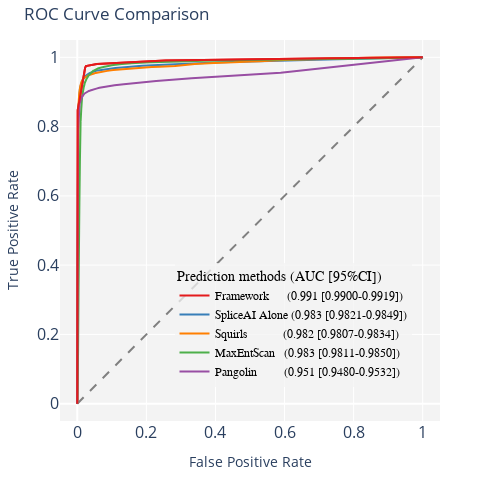

Notebook code for this chart:
### Markdown cell above
##### 4. ROCカーブのプロット

### Code cell
import plotly.graph_objects as go
import numpy as np
from sklearn.metrics import roc_curve, roc_auc_score

# ROC curve (LABEL, PriorityScore)
fpr1, tpr1, thresholds1 = roc_curve(data['LABEL'], data['PriorityScore'])
auc1 = roc_auc_score(data['LABEL'], data['PriorityScore'])
fpr2, tpr2, thresholds2 = roc_curve(data['LABEL'], data['maxsplai'])
auc2 = roc_auc_score(data['LABEL'], data['maxsplai'])
fpr3, tpr3, thresholds3 = roc_curve(data2['LABEL'], data2['maxentscan_diff'])
auc3 = roc_auc_score(data2['LABEL'], data2['maxentscan_diff'])
fpr4, tpr4, thresholds4 = roc_curve(data['LABEL'], data['maxpangolin'])
auc4 = roc_auc_score(data['LABEL'], data['maxpangolin'])
fpr5, tpr5, thresholds5 = roc_curve(data3['LABEL'], data3['Squirls'])
auc5 = roc_auc_score(data3['LABEL'], data3['Squirls'])

# Calculate optimal threshold from ROC curve by Youden's J statistic
Youden_index = np.argmax(tpr1 - fpr1)
optimal_threshold = thresholds1[Youden_index]
print(f'Optimal threshold (using Youden index) - Framework: {optimal_threshold}')
youden_maxent = np.argmax(tpr3 - fpr3)
optimal_threshold_maxent = thresholds3[youden_maxent]
thr_maxent = np.round(optimal_threshold_maxent, 2)
print(f'Optimal threshold (using Youden index) - MaxEntScan: {optimal_threshold_maxent} ({thr_maxent})')
youden_pangolin = np.argmax(tpr4 - fpr4)
optimal_threshold_pangolin = thresholds4[youden_pangolin]
thr_pango = np.round(optimal_threshold_pangolin, 2)
print(f'Optimal threshold (using Youden index) - Pangolin: {optimal_threshold_pangolin} ({thr_pango})')
youden_squirls = np.argmax(tpr5 - fpr5)
optimal_threshold_squirls = thresholds5[youden_squirls]
thr_squir = np.round(optimal_threshold_squirls, 2)
print(f'Optimal threshold (using Youden index) - Squirls: {optimal_threshold_squirls} ({thr_squir})')

# 参考資料 SpliceAIのYouden index
youden_splai = np.argmax(tpr2 - fpr2)
optimal_threshold_spliceai = thresholds2[youden_splai]
print(f'Optimal threshold (using Youden index) - SpliceAI: {optimal_threshold_spliceai}')

# plot ROC curve using Plotly
fig = go.Figure()

# Add traces
fig.add_trace(go.Scatter(
    x=fpr1, y=tpr1, mode='lines', 
    name=f"Framework      ({auc1:.3f} [{cilower1:.4f}-{ciupper1:.4f}])", 
    line=dict(color='#E41A1C', width=2))
    )
fig.add_trace(go.Scatter(
    x=fpr2, y=tpr2, mode='lines', 
    name=f"SpliceAI Alone ({auc2:.3f} [{cilower2:.4f}-{ciupper2:.4f}])", 
    line=dict(color='#377EB8', width=2))
    )
fig.add_trace(go.Scatter(
    x=fpr5, y=tpr5, mode='lines',
    name=f"Squirls            ({auc5:.3f} [{cilower5:.4f}-{ciupper5:.4f}])",
    line=dict(color='#FF7F00', width=2))
    )
fig.add_trace(go.Scatter(
    x=fpr3, y=tpr3, mode='lines',
    name=f"MaxEntScan   ({auc3:.3f} [{cilower3:.4f}-{ciupper3:.4f}])",
    line=dict(color='#4DAF4A', width=2))
    )
fig.add_trace(go.Scatter(
    x=fpr4, y=tpr4, mode='lines',
    name=f"Pangolin         ({auc4:.3f} [{cilower4:.4f}-{ciupper4:.4f}])",
    line=dict(color='#984EA3', width=2))
    )


fig.add_trace(go.Scatter(
    x=[0, 1], y=[0, 1], mode='lines', name='Chance', 
    line=dict(color='gray', width=2, dash='dash'), showlegend=False)
    )

# Add an annotation
# fig.add_annotation(x=0.6, y=0.05, xref="paper", yref="paper",
#                    text=f"DeLong's test p-value = {10**p_value_log[0][0]:.2e}",
#                    showarrow=False,
#                    font=dict(family="Arial, sans-serif", size=12, color="black"),
#                    bgcolor='rgba(243, 243, 243, 1)',
#                 #    bordercolor="black",
#                    borderwidth=2)

# Add titles and labels
fig.update_layout(title='ROC Curve Comparison',
                  xaxis_title='False Positive Rate',
                  yaxis_title='True Positive Rate',
                  plot_bgcolor='rgba(243, 243, 243, 1)',
                  paper_bgcolor='rgba(255, 255, 255, 1)',
                #   paper_bgcolor='rgba(243, 243, 243, 0)',
				  
                  legend_title='Prediction methods (AUC [95%CI])',
                  legend=dict(y=0.09, x=0.925, xanchor='right', yanchor='bottom', 
                              bgcolor='rgba(243, 243, 243, 0.75)',
                              font=dict(family="Arial, sans-serif", size=12, color="black")),
                  margin=dict(l=40, r=40, t=40, b=40))

fig.update_xaxes(range=[-0.05, 1.05])
fig.update_yaxes(range=[-0.05, 1.05])
fig.update_layout(width=480, height=480)
fig.write_html("figs/roc-auc.html")

# Change the font size of axix labels
fig.update_xaxes(tickfont=dict(size=16))
fig.update_yaxes(tickfont=dict(size=16))

# Add zoomed-in ROC curve in the top left corner
fig.add_trace(go.Scatter(
    x=fpr1, y=tpr1, mode='lines', 
    name=f"Framework      ({auc1:.3f} [{cilower1:.4f}-{ciupper1:.4f}])", 
    line=dict(color='#E41A1C', width=2), showlegend=False)
    )

# fig.update_layout(showlegend=False)

# Save as html
fig.write_html("figs/roc-auc.html")

# Show figure
fig.show()

### Figure 1 — Plotly figure (JSON) as saved in the notebook; plotly's stock layout.template omitted (floating-point values rounded to 4 significant figures; data arrays with more than 128 entries replaced by an {"elided": "..."} marker saying what was removed)
{"data": [{"line": {"color": "#E41A1C", "width": 2}, "mode": "lines", "name": "Framework      (0.991 [0.9900-0.9919])", "type": "scatter", "x": [0, 0, 0, 0, 0, 0, 0, 0.0001247, 0.0001247, 0.0001939, 0.0002078, 0.0002216, 0.001274, 0.02263, 0.0249, 0.05668, 0.05676, 0.255, 0.255, 0.745, 0.8274, 1], "y": [0, 0.1511, 0.1609, 0.2569, 0.3929, 0.4005, 0.4477, 0.5272, 0.5284, 0.5335, 0.6922, 0.7069, 0.848, 0.9693, 0.9747, 0.981, 0.9812, 0.9911, 0.9911, 0.997, 0.9984, 1]}, {"line": {"color": "#377EB8", "width": 2}, "mode": "lines", "name": "SpliceAI Alone (0.983 [0.9821-0.9849])", "type": "scatter", "x": [0, 0.0001108, 0.000277, 0.0004571, 0.0006371, 0.0007756, 0.000831, 0.0008726, 0.0009418, 0.0009557, 0.001039, 0.001122, 0.00115, 0.001219, 0.00133, 0.001413, 0.001468, 0.001537, 0.001662, 0.001731, 0.001773, 0.001801, 0.001856, 0.001911, 0.001953, 0.002036, 0.002133, 0.002161, 0.002258, 0.002313, 0.002382, 0.002424, 0.002493, 0.002562, 0.002673, 0.002812, 0.002936, 0.003103, 0.00331, 0.003518, 0.00367, 0.00385, 0.003989, 0.004141, 0.00428, 0.004501, 0.004778, 0.004931, 0.005097, 0.005236, 0.005526, 0.005693, 0.005817, 0.006039, 0.006274, 0.006496, 0.006662, 0.007022, 0.007258, 0.007646, 0.008047, 0.00849, 0.008767, 0.009169, 0.009598, 0.01017, 0.01065, 0.01127, 0.01201, 0.01265, 0.01331, 0.01422, 0.01512, 0.01629, 0.0173, 0.01852, 0.02001, 0.02173, 0.02334, 0.02522, 0.02727, 0.02971, 0.03269, 0.03549, 0.0388, 0.0427, 0.04705, 0.0524, 0.05821, 0.06493, 0.07294, 0.08297, 0.09489, 0.1105, 0.1294, 0.1535, 0.1878, 0.2345, 0.3019, 0.4188, 0.6918, 1], "y": [0, 0.181, 0.3861, 0.4743, 0.525, 0.56, 0.5902, 0.6121, 0.6309, 0.6472, 0.6625, 0.6758, 0.6886, 0.6983, 0.7103, 0.7213, 0.7302, 0.738, 0.7457, 0.7525, 0.7588, 0.7658, 0.7726, 0.7789, 0.7848, 0.7924, 0.7989, 0.8036, 0.8082, 0.8131, 0.8189, 0.8234, 0.8281, 0.8327, 0.8364, 0.8402, 0.8439, 0.848, 0.8515, 0.8548, 0.8586, 0.8617, 0.8648, 0.8684, 0.8713, 0.8745, 0.8782, 0.8813, 0.8842, 0.8861, 0.8887, 0.892, 0.8946, 0.8962, 0.8989, 0.9013, 0.9038, 0.9056, 0.9075, 0.9097, 0.9118, 0.9138, 0.9161, 0.9181, 0.9201, 0.9218, 0.9236, 0.9251, 0.9267, 0.9288, 0.9304, 0.9328, 0.9345, 0.9364, 0.9378, 0.9397, 0.9417, 0.943, 0.9455, 0.9474, 0.9491, 0.9512, 0.9529, 0.9543, 0.9556, 0.9574, 0.9593, 0.9608, 0.9622, 0.963, 0.9642, 0.9658, 0.9675, 0.9689, 0.9706, 0.9732, 0.9759, 0.9779, 0.9809, 0.986, 0.9926, 1]}, {"line": {"color": "#FF7F00", "width": 2}, "mode": "lines", "name": "Squirls            (0.982 [0.9807-0.9834])", "type": "scatter", "x": {"elided": "4703 float values"}, "y": {"elided": "4703 float values"}}, {"line": {"color": "#4DAF4A", "width": 2}, "mode": "lines", "name": "MaxEntScan   (0.983 [0.9811-0.9850])", "type": "scatter", "x": {"elided": "3508 float values"}, "y": {"elided": "3508 float values"}}, {"line": {"color": "#984EA3", "width": 2}, "mode": "lines", "name": "Pangolin         (0.951 [0.9480-0.9532])", "type": "scatter", "x": [0, 0, 0, 2.77e-05, 5.54e-05, 8.31e-05, 0.0001524, 0.0001939, 0.000277, 0.0003878, 0.0004709, 0.0005125, 0.0005679, 0.0006371, 0.0007064, 0.0007479, 0.0009141, 0.001025, 0.001108, 0.001136, 0.001191, 0.001247, 0.00133, 0.001371, 0.00144, 0.00151, 0.001607, 0.001704, 0.001773, 0.001856, 0.00187, 0.001967, 0.00205, 0.002147, 0.002285, 0.002438, 0.00259, 0.002756, 0.002839, 0.00295, 0.003075, 0.003213, 0.003324, 0.003421, 0.003615, 0.003698, 0.003809, 0.003934, 0.004044, 0.004349, 0.004529, 0.004682, 0.004931, 0.00518, 0.005513, 0.005914, 0.006205, 0.006524, 0.006801, 0.007133, 0.007576, 0.008033, 0.008449, 0.009031, 0.009585, 0.0103, 0.01107, 0.01165, 0.01244, 0.01337, 0.0144, 0.01578, 0.01716, 0.01841, 0.02043, 0.0224, 0.02461, 0.02716, 0.03035, 0.03366, 0.03756, 0.04244, 0.04816, 0.05525, 0.0641, 0.07526, 0.08934, 0.1079, 0.1345, 0.1709, 0.2284, 0.3307, 0.5889, 1], "y": [0, 0.0001159, 0.00423, 0.02022, 0.06038, 0.1246, 0.2056, 0.2847, 0.3578, 0.4169, 0.4667, 0.5067, 0.5407, 0.5694, 0.5917, 0.6109, 0.6277, 0.6451, 0.6599, 0.6722, 0.6861, 0.697, 0.706, 0.715, 0.7253, 0.7335, 0.741, 0.7486, 0.7551, 0.7616, 0.7689, 0.775, 0.7802, 0.7857, 0.7909, 0.7949, 0.7992, 0.8038, 0.808, 0.8123, 0.8162, 0.8203, 0.8238, 0.827, 0.8305, 0.8336, 0.8363, 0.8389, 0.8414, 0.8442, 0.8471, 0.8495, 0.8522, 0.8547, 0.8565, 0.8585, 0.861, 0.8633, 0.865, 0.8668, 0.8689, 0.8708, 0.8725, 0.8742, 0.8761, 0.8779, 0.8794, 0.8808, 0.8831, 0.8852, 0.8873, 0.89, 0.8913, 0.8931, 0.8949, 0.8962, 0.8981, 0.8994, 0.9013, 0.9029, 0.904, 0.906, 0.9071, 0.9097, 0.9119, 0.914, 0.9167, 0.9192, 0.9224, 0.9268, 0.9315, 0.9392, 0.9554, 1]}, {"line": {"color": "gray", "dash": "dash", "width": 2}, "mode": "lines", "name": "Chance", "showlegend": false, "type": "scatter", "x": [0, 1], "y": [0, 1]}, {"line": {"color": "#E41A1C", "width": 2}, "mode": "lines", "name": "Framework      (0.991 [0.9900-0.9919])", "showlegend": false, "type": "scatter", "x": [0, 0, 0, 0, 0, 0, 0, 0.0001247, 0.0001247, 0.0001939, 0.0002078, 0.0002216, 0.001274, 0.02263, 0.0249, 0.05668, 0.05676, 0.255, 0.255, 0.745, 0.8274, 1], "y": [0, 0.1511, 0.1609, 0.2569, 0.3929, 0.4005, 0.4477, 0.5272, 0.5284, 0.5335, 0.6922, 0.7069, 0.848, 0.9693, 0.9747, 0.981, 0.9812, 0.9911, 0.9911, 0.997, 0.9984, 1]}], "layout": {"height": 480, "legend": {"bgcolor": "rgba(243, 243, 243, 0.75)", "font": {"color": "black", "family": "Arial, sans-serif", "size": 12}, "title": {"text": "Prediction methods (AUC [95%CI])"}, "x": 0.925, "xanchor": "right", "y": 0.09, "yanchor": "bottom"}, "margin": {"b": 40, "l": 40, "r": 40, "t": 40}, "paper_bgcolor": "rgba(255, 255, 255, 1)", "plot_bgcolor": "rgba(243, 243, 243, 1)", "title": {"text": "ROC Curve Comparison"}, "width": 480, "xaxis": {"range": [-0.05, 1.05], "tickfont": {"size": 16}, "title": {"text": "False Positive Rate"}}, "yaxis": {"range": [-0.05, 1.05], "tickfont": {"size": 16}, "title": {"text": "True Positive Rate"}}}}
